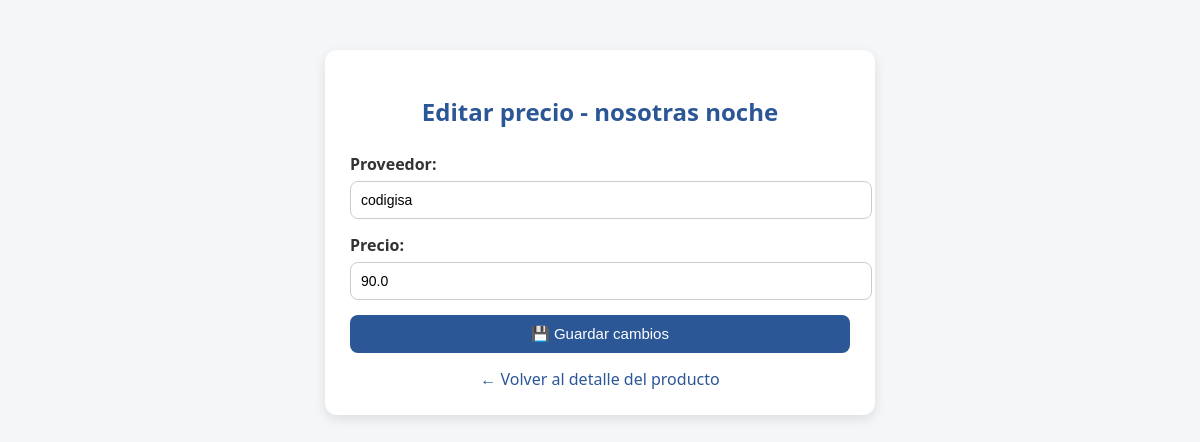
Before: /editar_precio/13 with the older database file.
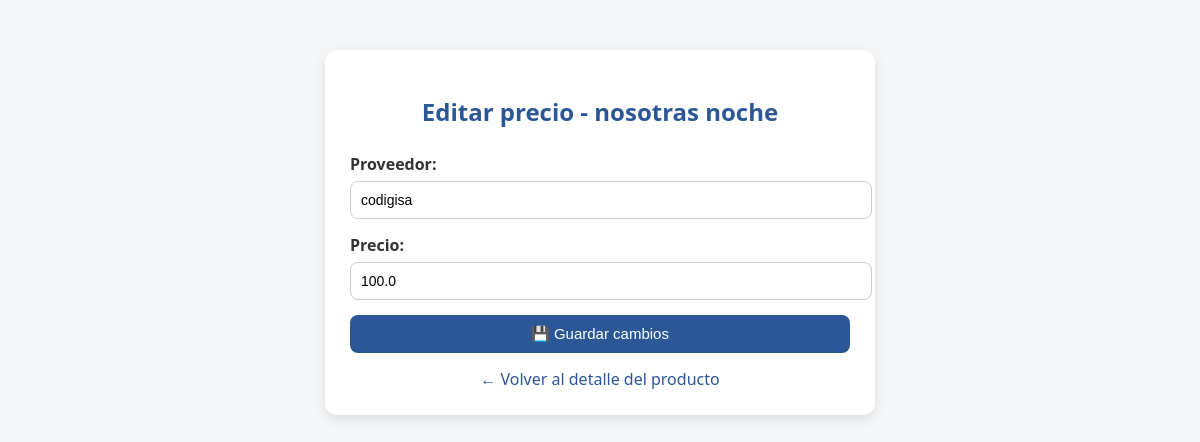
After: the same page with the newer database file.
### tables this page shows
CREATE TABLE precios (
            id INTEGER PRIMARY KEY AUTOINCREMENT,
            producto_id INTEGER,
            proveedor TEXT,
            precio REAL,
            fecha TEXT,
            FOREIGN KEY (producto_id) REFERENCES productos(id)
        );

### app.py (the view, shortened to what this page needs)
@app.route("/editar_precio/<int:id>", methods=["GET", "POST"])
def editar_precio(id):
    conn = conectar()
    cur = conn.cursor()
    cur.execute("SELECT * FROM precios WHERE id = ?", (id,))
    precio = cur.fetchone()
    if not precio:
        conn.close()
        return "Precio no encontrado", 404
    cur.execute("SELECT * FROM productos WHERE id = ?", (precio['producto_id'],))
    producto = cur.fetchone()
    conn.close()
    return render_template("editar_precio.html", precio=precio, producto=producto)

### app.py (called while the page is built)
def conectar():
    conn = sqlite3.connect("productos.db")
    conn.row_factory = sqlite3.Row
    return conn

### templates/editar_precio.html (shortened to what this page needs)
<!DOCTYPE html>
<html lang="es">
<head>
</head>
<body>
    <div class="container">
        <h2>Editar precio - {{ producto['nombre'] }}</h2>
        <form method="POST">
            <label>Proveedor:</label>
            <input type="text" name="proveedor" value="{{ precio['proveedor'] }}" required>
            <label>Precio:</label>
            <input type="number" name="precio" step="0.01" value="{{ precio['precio'] }}" required>
            <button type="submit">💾 Guardar cambios</button>
        </form>
        <a href="/detalle/{{ producto['id'] }}">← Volver al detalle del producto</a>
    </div>
</body>
</html>

Changed rows visible on the page:
changed precios "codigisa": precio "90.0" → "100.0"
